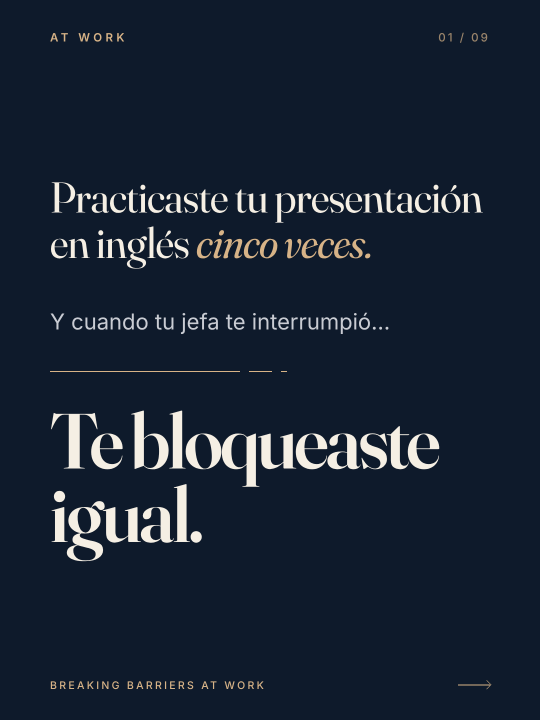
#> input picture carruseles/2026-10-bloqueo-reunion/png/AT-WORK_carrusel_01.png, 1080 x 1440 px (shown at 1/2 size); its folder holds only this picture in this run
$ python armar.py ../2026-10-bloqueo-reunion/png/AT-WORK_carrusel_01.png
#> lines starting #> are read from the running program, lines starting #| are printed output that depends on the picture
"""Uso: python3 armar.py <carpeta>  → vista-general.png y PDF a partir de png/."""
import sys, pathlib
from PIL import Image
d = pathlib.Path(sys.argv[1]); slug = d.resolve().name
ims = [Image.open(f).convert('RGB') for f in sorted((d / 'png').glob('*.png'))]
#> ims = 1 item
cols = 3 if len(ims) == 9 else 4
#> cols = 4
rows = -(-len(ims) // cols); w, h, g = 405, 540, 26
#> after `rows = -(-len(ims) // cols)`: rows = 1
sheet = Image.new('RGB', (cols * w + (cols + 1) * g, rows * h + (rows + 1) * g), (200, 192, 180))
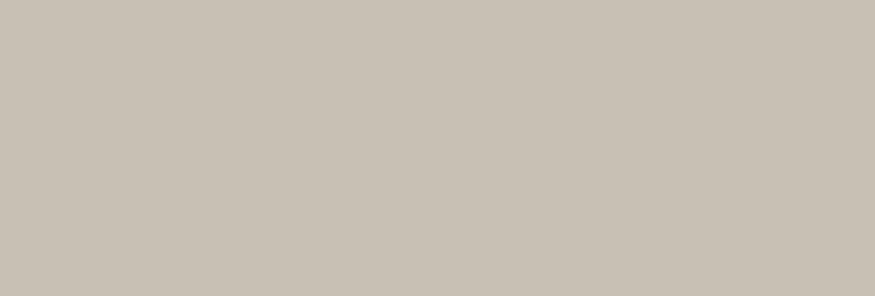
#> sheet: PIL image 1750x592 RGB (shown at 1/2 size); mean R, G, B 200, 192, 180
for i, im in enumerate(ims):
    sheet.paste(im.resize((w, h), Image.LANCZOS), (g + (i % cols) * (w + g), g + (i // cols) * (h + g)))
#> this loop made 1 pass
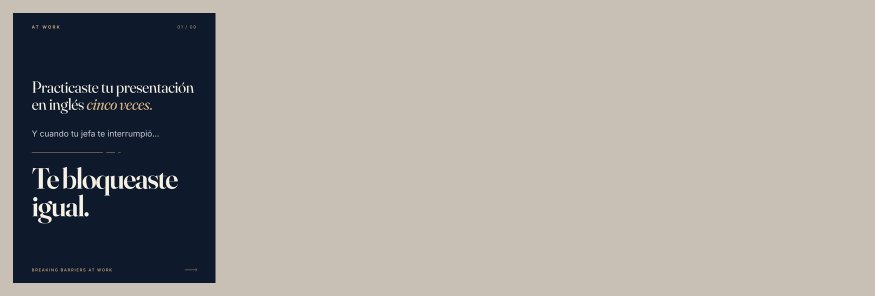
#> sheet: PIL image 1750x592 RGB (shown at 1/2 size); mean R, G, B 162.9, 158.9, 152.8
sheet.save(d / f'AT-WORK_{slug}_vista-general.png')
ims[0].save(d / f'AT-WORK_{slug}.pdf', save_all=True, append_images=ims[1:], resolution=144)

$ run again, on carruseles/2026-10-bloqueo-reunion/png/AT-WORK_carrusel_05.png
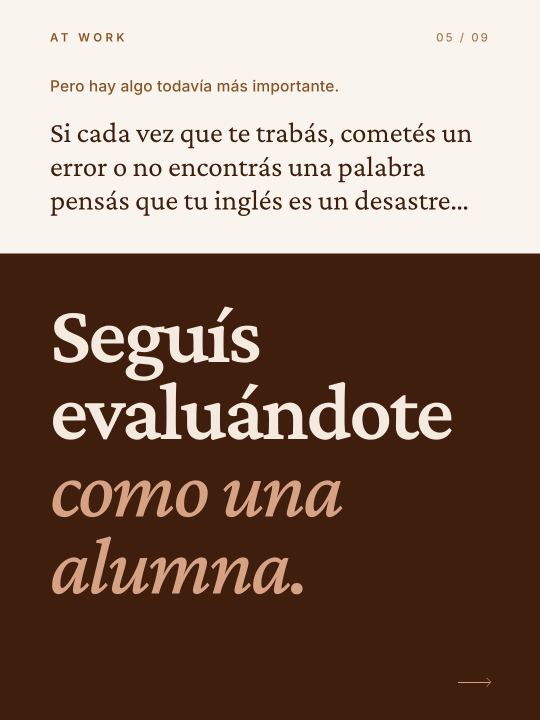
#> input picture carruseles/2026-10-bloqueo-reunion/png/AT-WORK_carrusel_05.png, 1080 x 1440 px (shown at 1/2 size)
#> ims = 1 item
#> cols = 4
#> rows = 1
#> the loop `for i, im in enumerate(ims):` made 1 pass
#> after the loop `for i, im in enumerate(ims):`:
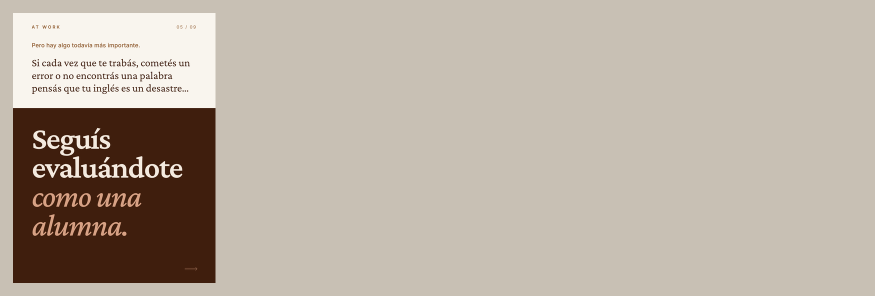
#> sheet: PIL image 1750x592 RGB (shown at 1/2 size); mean R, G, B 186.2, 175.1, 162.7

$ run again, on carruseles/2026-10-bloqueo-reunion/png/AT-WORK_carrusel_06.png
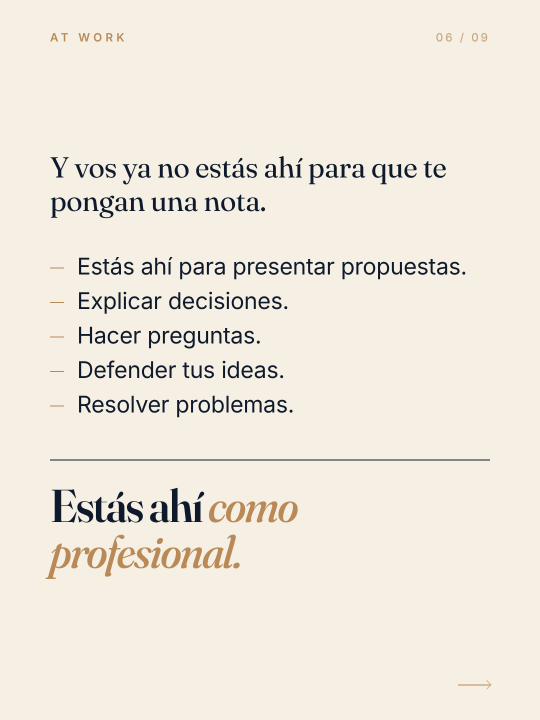
#> input picture carruseles/2026-10-bloqueo-reunion/png/AT-WORK_carrusel_06.png, 1080 x 1440 px (shown at 1/2 size)
#> ims = 1 item
#> cols = 4
#> rows = 1
#> the loop `for i, im in enumerate(ims):` made 1 pass
#> after the loop `for i, im in enumerate(ims):`:
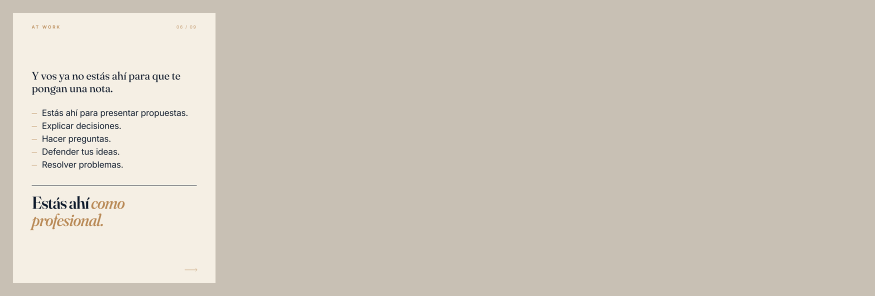
#> sheet: PIL image 1750x592 RGB (shown at 1/2 size); mean R, G, B 208, 200.5, 188.8

$ run again, on carruseles/2026-10-bloqueo-reunion/png/AT-WORK_carrusel_07.png
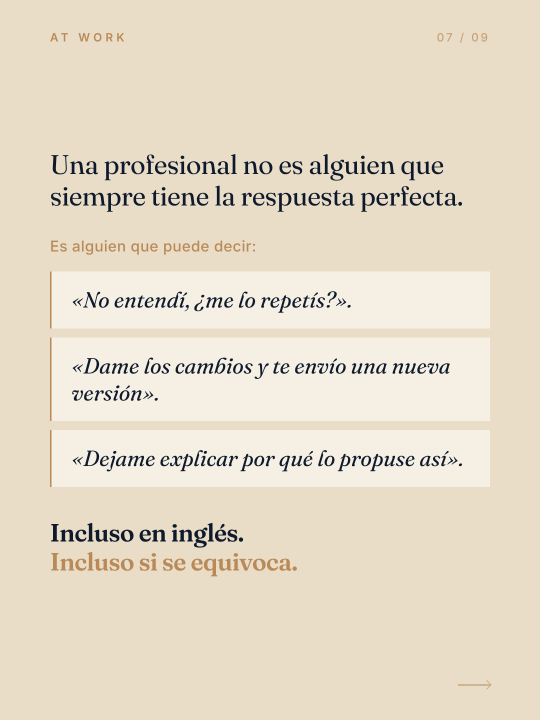
#> input picture carruseles/2026-10-bloqueo-reunion/png/AT-WORK_carrusel_07.png, 1080 x 1440 px (shown at 1/2 size)
#> ims = 1 item
#> cols = 4
#> rows = 1
#> the loop `for i, im in enumerate(ims):` made 1 pass
#> after the loop `for i, im in enumerate(ims):`:
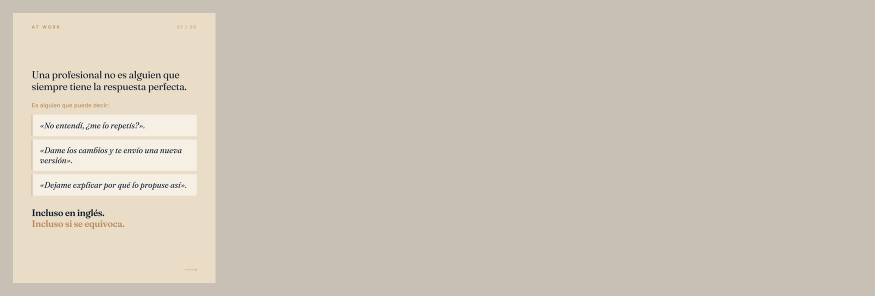
#> sheet: PIL image 1750x592 RGB (shown at 1/2 size); mean R, G, B 206.3, 197.8, 184.5

$ run again, on carruseles/2026-10-bloqueo-reunion/png/AT-WORK_carrusel_02.png
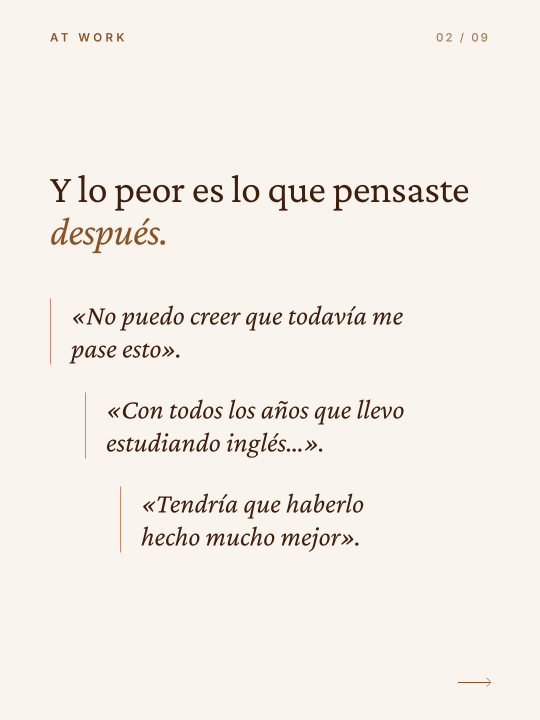
#> input picture carruseles/2026-10-bloqueo-reunion/png/AT-WORK_carrusel_02.png, 1080 x 1440 px (shown at 1/2 size)
#> ims = 1 item
#> cols = 4
#> rows = 1
#> the loop `for i, im in enumerate(ims):` made 1 pass
#> after the loop `for i, im in enumerate(ims):`:
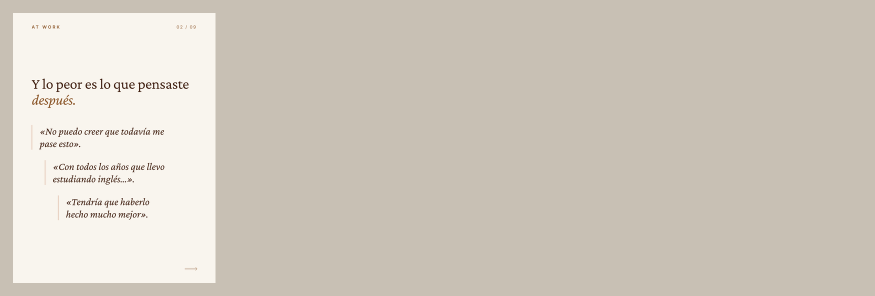
#> sheet: PIL image 1750x592 RGB (shown at 1/2 size); mean R, G, B 209.3, 202, 191
